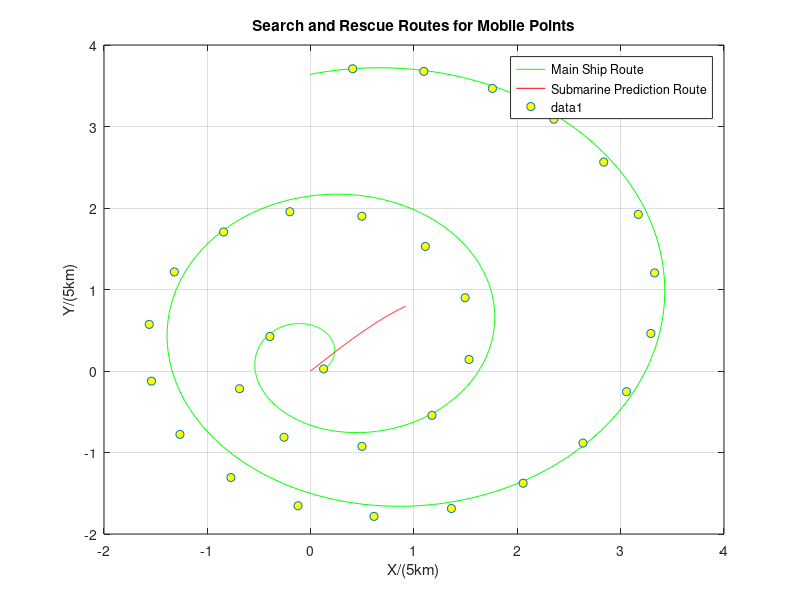

The MATLAB source for this figure:
a = 0.1; b = 0.2; 
t = linspace(0, 4.6*pi, 1000); 
xx=zeros(1,1000);yy=zeros(1,1000);
%Mobile Points
xx=t/5/pi;yy=sin(t/5/pi);
%stationary points
%xx=xx*0;%yy=yy*0;
x = (a + b*t) .* cos(t)+xx;
y = (a + b*t) .* sin(t)+yy;
z = t;figure;
plot(x, y, 'g');hold on;
plot(xx,yy, 'r');hold on;
grid on;
legend('Main Ship Route','Submarine Prediction Route')
title('Search and Rescue Routes for Mobile Points');
xlabel('X/(5km)');ylabel('Y/(5km)');
XX=[0.125185,0.0257262;-0.425,0.393;-0.749,-0.278;-0.349,-0.904;0.375,-1.046;1.022,-0.696;1.350,-0.040;1.282,0.688;0.867,1.288;0.222,1.629;-0.505,1.655;-1.177,1.378;-1.684,0.859;-1.957,0.187;-1.966,-0.537;-1.721,-1.218;-1.258,-1.775;-0.639,-2.148;0.066,-2.304;0.785,-2.233;1.448,-1.948;1.997,-1.480;2.388,-0.874;2.593,-0.183;2.599,0.537;2.411,1.233;2.046,1.853;1.533,2.358;0.908,2.715;0.214,2.905;-0.505,2.918];
for k=1:31
XX(k,1)=XX(k,1)+xx(33*(k-1)+1);
XX(k,2)=XX(k,2)+yy(33*(k-1)+1);
end
scatter(XX(:,1),XX(:,2), 'MarkerFaceColor', 'y')